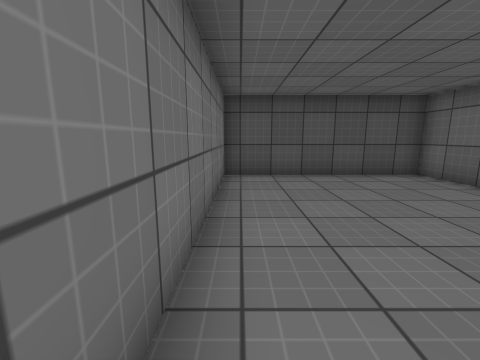
view 1 (above)

16 first-person views from a walk through a scene from a Unity 3-D project. The camera is 1.2 m above the floor, tilts 10° down and sees 90° across. The floor is counted in squares, 1 m on a side. Each view is taken from the middle of a square. On the plan, view 1 faces up. The plan holds only what a view shows up to about 12 squares ahead; the rest is blank. The place goes on beyond the plan. The player is left out. Some animated figures are not drawn. Surface patterns are stand-ins for the level's own textures.

view 2
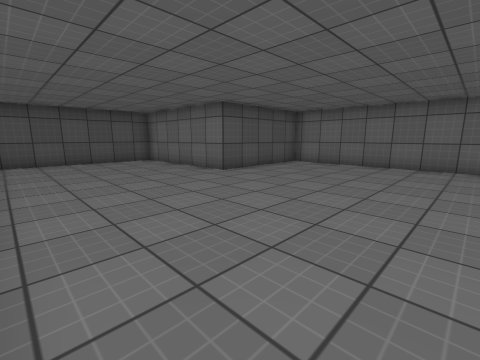

view 3
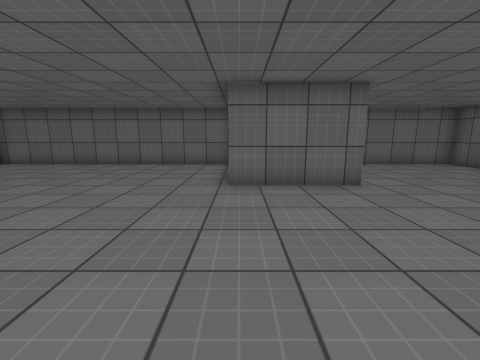

view 4
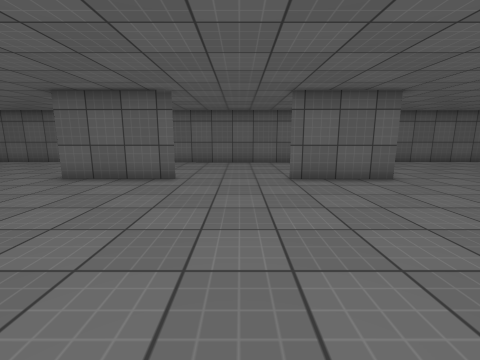

view 5
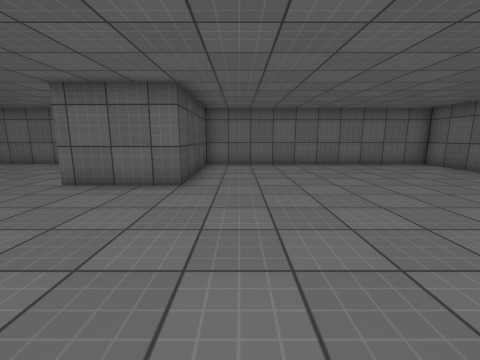

view 6
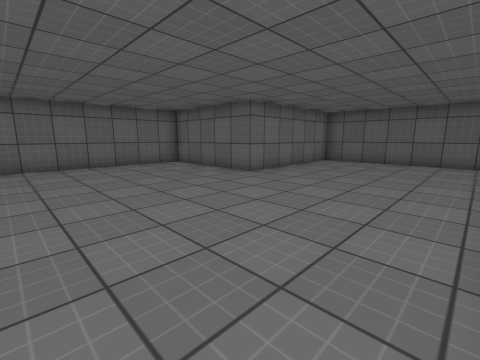

view 7
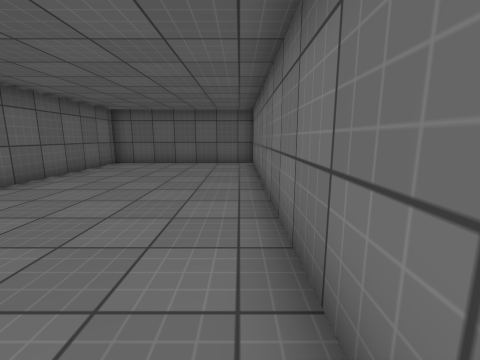

view 8
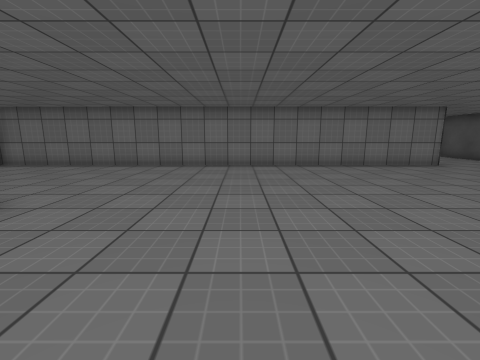

view 9
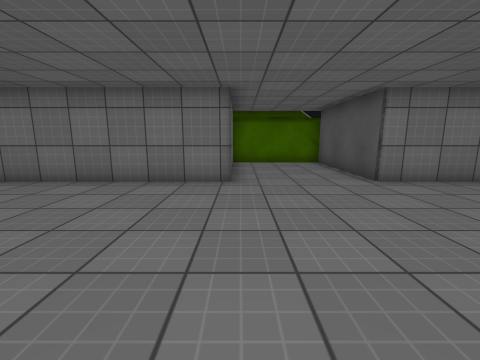

view 10
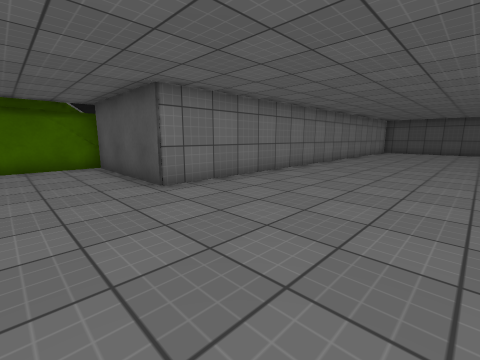

view 11
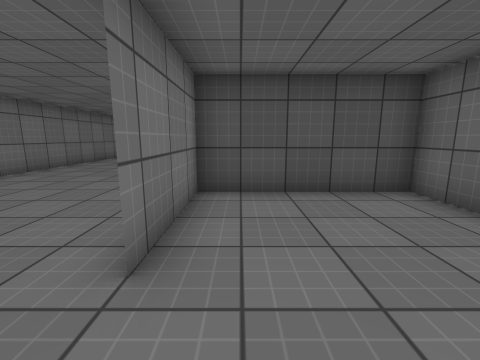

view 12
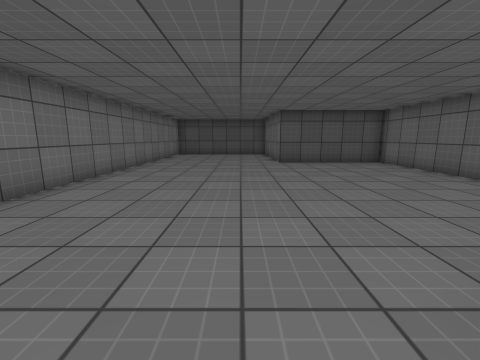

view 13
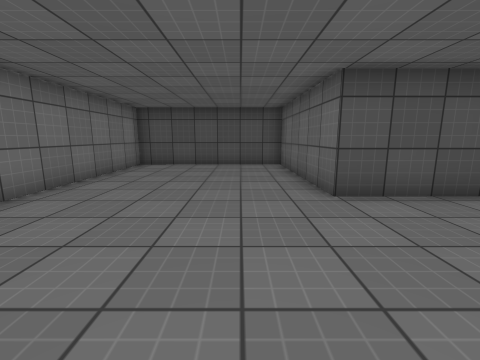

view 14
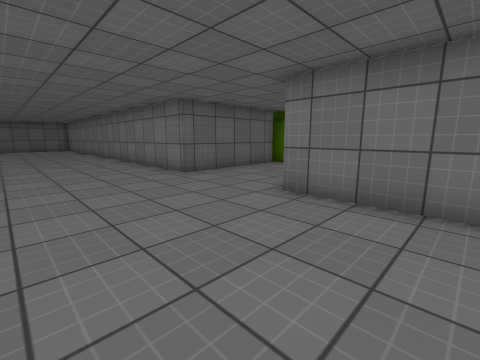

view 15
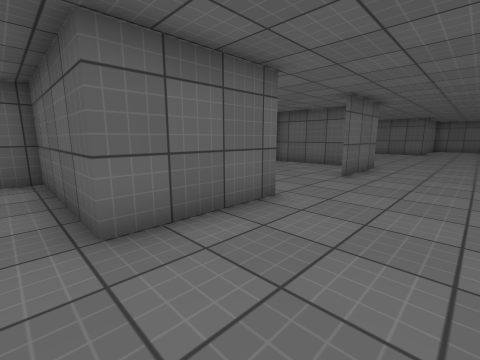

view 16
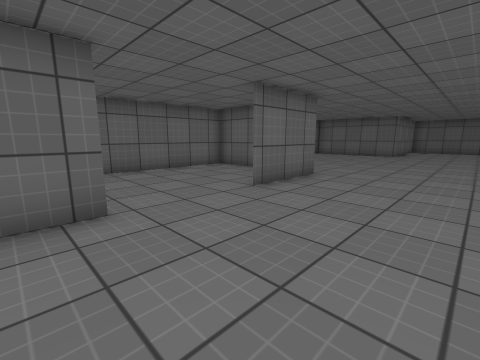

### Floor plan
Points are (right, up) in squares from view 1. A wall is a line through its corners. A room is listed if a view was taken in it or the views show most of it. See-through windows are left out.
Room 1 (views 1, 2, 3, 4, 5, 6, 7, 8, 9, 10, 11, 12, 13, 14, 15, 16)
walls: (6, -12.2) (6, -8.7) (10.9, -8.7) (6, -8.7) (6, -12.1); (-0.6, -11.2) (-5.8, -11.2) (-5.8, -15.3) (-0.6, -15.3) (-0.6, -34.6) (5.9, -34.5) (5.9, -28.4) (11, -28.4) (10.9, 1.9) (6, 1.8) (5.9, 7.8) (-0.5, 7.8) (-0.6, -11.2); (7.2, -18.5) (10.8, -18.5) (6, -18.5) (6, -15.5)

Positions as (right, up) in squares from view 1, and headings:
1: (0, 0), facing up
2: (0, -5), facing up-right
3: (0, -9), facing right
4: (-1, -14), facing right
5: (0, -20), facing right
6: (0, -22), facing down-right
7: (0, -23), facing down
8: (10, -24), facing left
9: (6, -15), facing left
10: (5, -14), facing up-left
11: (7, -14), facing up
12: (4, -10), facing up
13: (4, -3), facing up
14: (4, -8), facing down-left
15: (3, -8), facing down-right
16: (2, -11), facing down-right
